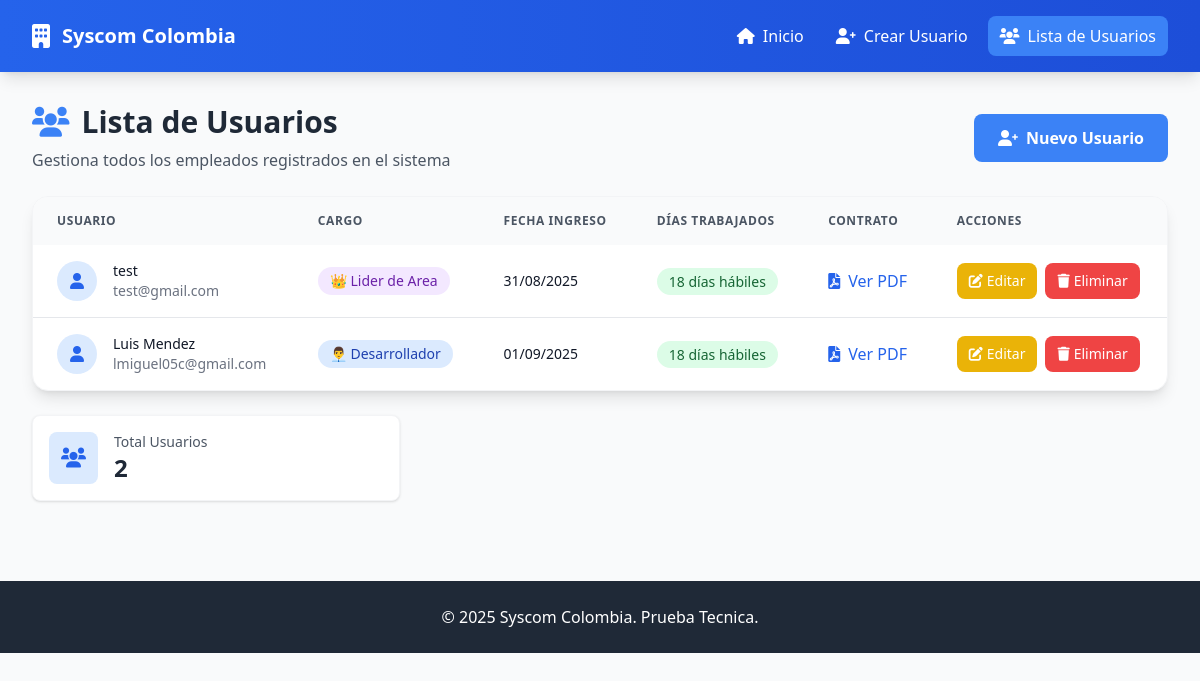
Page /index.php?action=users on the committed database.
### tables this page shows
CREATE TABLE `usuarios` (
  `id` int(11) NOT NULL,
  `nombre` varchar(100) NOT NULL,
  `correo_electronico` varchar(100) NOT NULL,
  `id_rol` int(11) DEFAULT NULL,
  `fecha_ingreso` date NOT NULL,
  `firma` longtext DEFAULT NULL,
  `contrato` varchar(255) DEFAULT NULL,
  `fecha_eliminacion` date DEFAULT NULL
);

### index.php (called while the page is built, shortened)
<?php
require_once __DIR__ . '/controllers/usuarioController.php';
$controller = new UsuarioController();
if (isset($_GET['action'])) {
    switch ($_GET['action']) {
        case 'users':
            $usuarios = $controller->indexGetAll();
            break;
    }
}
include 'views/layout.php';
?>

### models/crudUsuarios.php (called while the page is built, shortened)
<?php
class Usuario
{
    public static function getAll()
    {
        $pdo = connection();
        $sql = "SELECT u.*, r.nombre_cargo
            FROM usuarios u
            LEFT JOIN roles r ON u.id_rol = r.id
            WHERE u.fecha_eliminacion IS NULL
            ORDER BY u.id DESC";
        $stmt = $pdo->prepare($sql);
        $stmt->execute();
        return $stmt->fetchAll(PDO::FETCH_ASSOC);
    }
}

### controllers/usuarioController.php (called while the page is built, shortened)
<?php
require_once __DIR__ . '/../models/crudUsuarios.php';
require_once __DIR__ . '/../helpers/timeCalculator.php';
class UsuarioController
{
    public function indexGetAll()
    {
        $usuarios = Usuario::getAll();
        return $usuarios;
    }
}

### helpers/timeCalculator.php (called while the page is built, shortened)
<?php
class DiasHabilesCalculator
{
    private static $festivos = [];
    public static function calcularDiasHabiles($fechaInicio, $fechaFin = null)
    {
        if ($fechaFin === null) {
            $fechaFin = date('Y-m-d');
        }
        $inicio = new DateTime($fechaInicio);
        $fin = new DateTime($fechaFin);
        $fin->setTime(0, 0, 0);
        $year = $inicio->format('Y');
        $diasHabiles = 0;
        $intervalo = new DateInterval('P1D');
        $periodo = new DatePeriod($inicio, $intervalo, $fin->modify('+1 day'));
        foreach ($periodo as $fecha) {
            if (self::esDiaHabil($fecha)) {
                $diasHabiles++;
            }
        }
        return $diasHabiles;
    }
    private static function esDiaHabil(DateTime $fecha)
    {
        $diaSemana = (int)$fecha->format('N');
        if ($diaSemana === 6 || $diaSemana === 7) {
            return false;
        }
        $fechaStr = $fecha->format('Y-m-d');
        return true;
    }
    private static function cargarFestivos($year)
    {
        if (!empty(self::$festivos) && isset(self::$festivos[$year])) {
            return;
        }
        try {
            $client = new Client([
                'timeout' => 10,
                'verify' => false
            ]);
            $response = $client->get("https://api-colombia.com/api/v1/holiday/year/{$year}");
            $festivosData = json_decode($response->getBody(), true);
            $festivosDelYear = [];
            self::$festivos[$year] = $festivosDelYear;
        } catch (RequestException $e) {
            error_log("Error al cargar festivos desde API: " . $e->getMessage());
            self::$festivos[$year] = self::getFestivosPorDefecto($year);
        }
    }
}

### views/users.php (the view)
<div class="space-y-6">
    <div class="flex flex-col sm:flex-row justify-between items-start sm:items-center gap-4">
        <div>
            <h1 class="text-3xl font-bold text-gray-800 flex items-center">
                <i class="fas fa-users mr-3 text-blue-500"></i>Lista de Usuarios
            </h1>
            <p class="text-gray-600 mt-2">Gestiona todos los empleados registrados en el sistema</p>
        </div>
        <a href="index.php?action=create" class="bg-blue-500 text-white px-6 py-3 rounded-lg font-semibold hover:bg-blue-600 transition duration-200 flex items-center">
            <i class="fas fa-user-plus mr-2"></i>Nuevo Usuario
        </a>
    </div>
    <div class="bg-white rounded-2xl shadow-lg border border-gray-100 overflow-hidden">
        <div class="overflow-x-auto">
            <table class="w-full">
                <thead class="bg-gray-50">
                    <tr>
                        <th class="px-6 py-4 text-left text-xs font-semibold text-gray-600 uppercase tracking-wider">Usuario</th>
                        <th class="px-6 py-4 text-left text-xs font-semibold text-gray-600 uppercase tracking-wider">Cargo</th>
                        <th class="px-6 py-4 text-left text-xs font-semibold text-gray-600 uppercase tracking-wider">Fecha Ingreso</th>
                        <th class="px-6 py-4 text-left text-xs font-semibold text-gray-600 uppercase tracking-wider">Días Trabajados</th>
                        <th class="px-6 py-4 text-left text-xs font-semibold text-gray-600 uppercase tracking-wider">Contrato</th>
                        <th class="px-6 py-4 text-left text-xs font-semibold text-gray-600 uppercase tracking-wider">Acciones</th>
                    </tr>
                </thead>
                <tbody class="divide-y divide-gray-200">
                    <?php foreach ($usuarios as $row) { ?>
                        <tr class="hover:bg-gray-50 transition duration-150">
                            <td class="px-6 py-4">
                                <div class="flex items-center">
                                    <div class="flex-shrink-0 h-10 w-10 bg-blue-100 rounded-full flex items-center justify-center">
                                        <i class="fas fa-user text-blue-600"></i>
                                    </div>
                                    <div class="ml-4">
                                        <div class="text-sm font-medium text-gray-900"><?= htmlspecialchars($row['nombre']) ?></div>
                                        <div class="text-sm text-gray-500"><?= htmlspecialchars($row['correo_electronico']) ?></div>
                                    </div>
                                </div>
                            </td>
                            <td class="px-6 py-4">
                                <span class="inline-flex items-center px-3 py-1 rounded-full text-sm font-medium <?= $row['id_rol'] == 1 ? 'bg-blue-100 text-blue-800' : 'bg-purple-100 text-purple-800' ?>">
                                    <?= $row['id_rol'] == 1 ? '👨‍💼 Desarrollador' : '👑 Lider de Area' ?>
                                </span>
                            </td>
                            <td class="px-6 py-4 text-sm text-gray-900">
                                <?= date('d/m/Y', strtotime($row['fecha_ingreso'])) ?>
                            </td>
                            <td class="px-6 py-4">
                                <span class="bg-green-100 text-green-800 text-sm font-medium px-3 py-1 rounded-full">
                                    <?= $row['dias_trabajados'] ?> días hábiles
                                </span>
                            </td>
                            <td class="px-6 py-4">
                                <?php if ($row['contrato']) { ?>
                                    <a href="<?= $row['contrato'] ?>" target="_blank" class="text-blue-600 hover:text-blue-800 transition duration-200 flex items-center">
                                        <i class="fas fa-file-pdf mr-2"></i>Ver PDF
                                    </a>
                                <?php } else { ?>
                                    <span class="text-gray-400 flex items-center">
                                        <i class="fas fa-times-circle mr-2"></i>No disponible
                                    </span>
                                <?php } ?>
                            </td>
                            <td class="px-6 py-4">
                                <div class="flex space-x-2">
                                    <a href="index.php?action=edit&id=<?= $row['id'] ?>" class="bg-yellow-500 text-white px-3 py-2 rounded-lg text-sm hover:bg-yellow-600 transition duration-200 flex items-center">
                                        <i class="fas fa-edit mr-1"></i>Editar
                                    </a>
                                    <button onclick="if(confirm('¿Estás seguro de eliminar a <?= htmlspecialchars($row['nombre']) ?>? ⚠️ Esta acción no se puede deshacer.')) window.location.href='controllers/usuarioController.php?action=delete&id=<?= $row['id'] ?>'"
                                        class="bg-red-500 text-white px-3 py-2 rounded-lg text-sm hover:bg-red-600 transition duration-200 flex items-center">
                                        <i class="fas fa-trash mr-1"></i>Eliminar
                                    </button>
                                </div>
                            </td>
                        </tr>
                    <?php } ?>
                </tbody>
            </table>
        </div>
    </div>
    <div class="grid grid-cols-1 md:grid-cols-3 gap-4">
        <div class="bg-white p-4 rounded-lg shadow border border-gray-100">
            <div class="flex items-center">
                <div class="bg-blue-100 p-3 rounded-lg">
                    <i class="fas fa-users text-blue-600 text-xl"></i>
                </div>
                <div class="ml-4">
                    <p class="text-sm text-gray-600">Total Usuarios</p>
                    <p class="text-2xl font-bold text-gray-800"><?= count($usuarios) ?></p>
                </div>
            </div>
        </div>
    </div>
</div>

### views/layout.php (shortened to what this page needs)
<!DOCTYPE html>
<html lang="es">
<head>
    <script src="https://cdn.tailwindcss.com"></script>
    <link href="https://cdnjs.cloudflare.com/ajax/libs/font-awesome/6.0.0/css/all.min.css" rel="stylesheet">
</head>
<body class="bg-gray-50 min-h-screen">
    <nav class="bg-gradient-to-r from-blue-600 to-blue-700 text-white shadow-lg">
        <div class="max-w-7xl mx-auto px-4 sm:px-6 lg:px-8">
            <div class="flex justify-between items-center py-4">
                <div class="flex items-center space-x-3">
                    <i class="fas fa-building text-2xl"></i>
                    <span class="text-xl font-bold">Syscom Colombia</span>
                </div>
                <div class="flex space-x-2">
                    <a href="index.php" class="flex items-center px-3 py-2 rounded-lg hover:bg-blue-500 transition duration-200 <?= (!isset($_GET['action']) || $_GET['action'] == '') ? 'bg-blue-500' : '' ?>">
                        <i class="fas fa-home mr-2"></i>Inicio
                    </a>
                    <a href="index.php?action=create" class="flex items-center px-3 py-2 rounded-lg hover:bg-blue-500 transition duration-200 <?= (isset($_GET['action']) && $_GET['action'] == 'create') ? 'bg-blue-500' : '' ?>">
                        <i class="fas fa-user-plus mr-2"></i>Crear Usuario
                    </a>
                    <a href="index.php?action=users" class="flex items-center px-3 py-2 rounded-lg hover:bg-blue-500 transition duration-200 <?= (isset($_GET['action']) && $_GET['action'] == 'users') ? 'bg-blue-500' : '' ?>">
                        <i class="fas fa-users mr-2"></i>Lista de Usuarios
                    </a>
                </div>
            </div>
        </div>
    </nav>
    <main class="max-w-7xl mx-auto px-4 sm:px-6 lg:px-8 py-8">
        <?php include $content; ?>
    </main>
    <footer class="bg-gray-800 text-white py-6 mt-12">
        <div class="max-w-7xl mx-auto px-4 sm:px-6 lg:px-8 text-center">
            <p>&copy; 2025 Syscom Colombia. Prueba Tecnica.</p>
        </div>
    </footer>
</body>
</html>

### rows in the picture
usuarios: nombre "test", correo_electronico "test@gmail.com", shows "👑 Lider de Area", fecha_ingreso "31/08/2025", dias_trabajados "18"
usuarios: nombre "Luis Mendez", correo_electronico "lmiguel05c@gmail.com", shows "👨‍💼 Desarrollador", fecha_ingreso "01/09/2025", dias_trabajados "18"

### other values in the picture
count($usuarios) "2"
